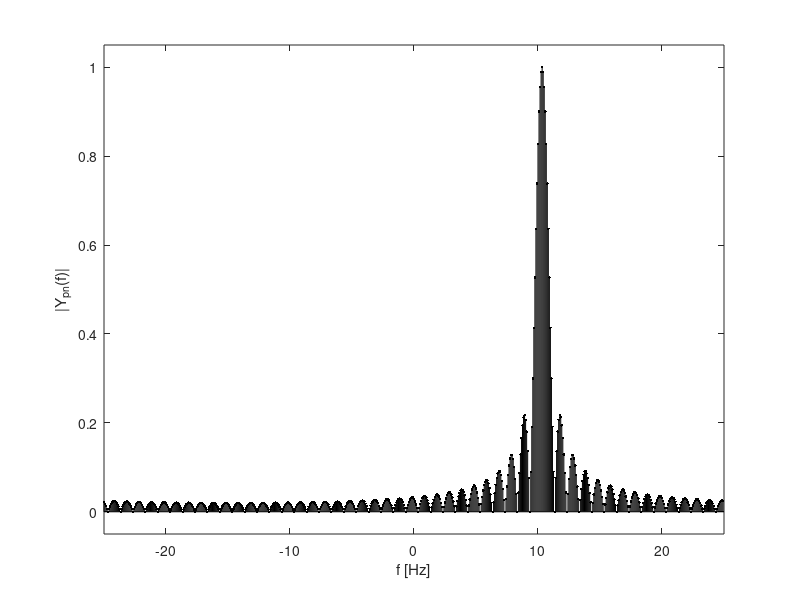

Reproduce this figure in MATLAB.
T = 1/50; N_0 = 50; n = (0:N_0-1);
y = T*exp(j*2*pi*(10+1/3)*n*T); Y = fft(y);
f = (0:N_0-1)/(T*N_0);
stem(f-25,fftshift(abs(Y)),'k'); axis([-25 25 -0.05 1.05]);
xlabel('f [Hz]'); ylabel('|Y(f)|');

# não da pra pegar o 10 + 1/3 Hz, y[n] não é real, a TDF não é 
# conjugada simétrica do sinal, vamos preencher com 11x do tamanho
# de y com 0's

##{
y_pn = [y, zeros(1,11*length(y))]; Y_pn = fft(y_pn);
f_pn = (0:12*N_0-1)/(T*12*N_0);
stem(f_pn-25,fftshift(abs(Y_pn)),'k.'); axis([-25 25 -0.05 1.05]);
xlabel('f [Hz]'); ylabel('|Y_{pn}(f)|');
#}

